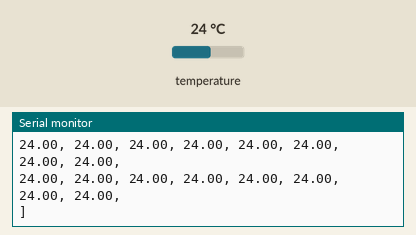
This sketch was run on a simulated Arduino Uno, built with avr-gcc and run on an emulated ATmega328P. Parts: the last lines printed to the serial monitor. The test bench sets the inputs (shaded band); at power-on: temperature 24 °C.

Above: at 1.3 s.
1.4 s: temperature set to 12 °C
At 2.5 s:
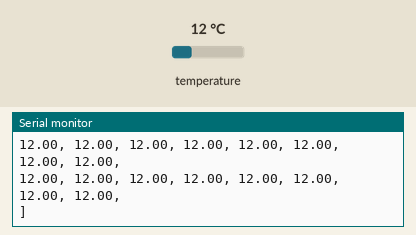
3.4 s: temperature set to 19 °C
At 5.4 s:
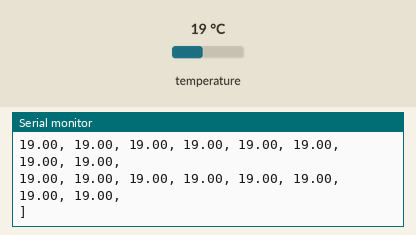
Timing chart, 0 to 6.9 s (numbered marks = the images above; inputs shaded):
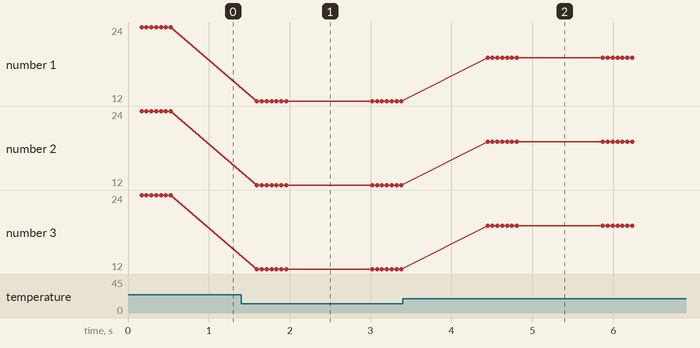

The sketch:

amg8833serial.ino
```cpp
#include <Wire.h>
#include <Adafruit_AMG88xx.h>

Adafruit_AMG88xx amg;

float pixels[AMG88xx_PIXEL_ARRAY_SIZE];

void setup() {
    Serial.begin(9600);
    Serial.println(F("AMG88xx pixels"));

    bool status;

    // default settings
    status = amg.begin();
    if (!status) {
        Serial.println("Could not find a valid AMG88xx sensor, check wiring!");
        while (1);
    }

    Serial.println("-- Pixels Test --");

    Serial.println();

    delay(100); // let sensor boot up
}


void loop() {
    //read all the pixels
    amg.readPixels(pixels);

    Serial.print("[");
    for(int i=1; i<=AMG88xx_PIXEL_ARRAY_SIZE; i++){
      Serial.print(pixels[i-1]);
      Serial.print(", ");
      if( i%8 == 0 ) Serial.println();
    }
    Serial.println("]");
    Serial.println();

    //delay a second
    delay(1000);
}
```

Measured:
- after the input at 1.4 s, the serial monitor: prints a new line after 0.13 s (image 1)
- after the input at 3.4 s, the serial monitor: prints a new line after 0.99 s (image 2)
- plotted number 1: 24 → 12 after the input at 1.4 s, 12 → 19 after the input at 3.4 s
- plotted number 2: 24 → 12 after the input at 1.4 s, 12 → 19 after the input at 3.4 s
- plotted number 3: 24 → 12 after the input at 1.4 s, 12 → 19 after the input at 3.4 s
